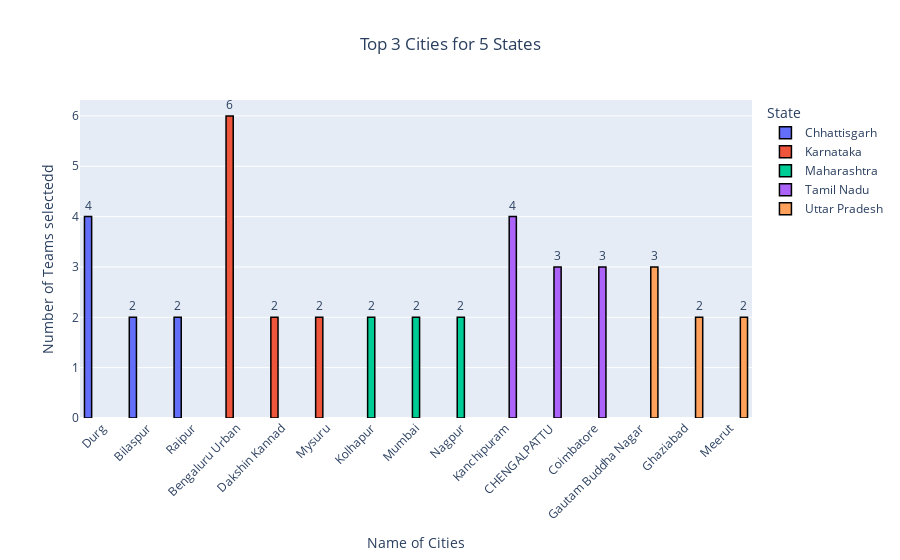

Source (notebook cell):
### Code cell
city_counts = orignal_data.groupby(['State', 'City']).size().reset_index(name='Count')
top_states = city_counts.groupby('State')['Count'].sum().nlargest(5).index
filtered_data = city_counts[city_counts['State'].isin(top_states)]

top_cities_per_state = (
    filtered_data.groupby('State')
    .apply(lambda x: x.nlargest(3, 'Count'))
    .reset_index(drop=True))

fig = px.bar(
    top_cities_per_state, 
    x='City', 
    y='Count', 
    color='State',
    text='Count',
    title='Top 3 Cities for 5 States',
    labels={'Count': 'Number of Teams selectedd', 'City': 'Name of Cities'},
    hover_data=['State'])
fig.update_traces(
    marker_line_width=1.5, 
    marker_line_color='black', 
    textposition='outside')
fig.update_layout(
    barmode='group',
    xaxis_tickangle=-45,
    title_x=0.5)
fig.show()

### Figure 1 — Plotly figure (JSON) as saved in the notebook; plotly's stock layout.template omitted (floating-point values rounded to 4 significant figures)
{"data": [{"alignmentgroup": "True", "customdata": [["Chhattisgarh"], ["Chhattisgarh"], ["Chhattisgarh"]], "hovertemplate": "State=%{customdata[0]}<br>Name of Cities=%{x}<br>Number of Teams selectedd=%{text}<extra></extra>", "legendgroup": "Chhattisgarh", "marker": {"color": "#636efa", "line": {"color": "black", "width": 1.5}, "pattern": {"shape": ""}}, "name": "Chhattisgarh", "offsetgroup": "Chhattisgarh", "orientation": "v", "showlegend": true, "text": [4, 2, 2], "textposition": "outside", "type": "bar", "x": ["Durg", "Bilaspur", "Raipur"], "xaxis": "x", "y": [4, 2, 2], "yaxis": "y"}, {"alignmentgroup": "True", "customdata": [["Karnataka"], ["Karnataka"], ["Karnataka"]], "hovertemplate": "State=%{customdata[0]}<br>Name of Cities=%{x}<br>Number of Teams selectedd=%{text}<extra></extra>", "legendgroup": "Karnataka", "marker": {"color": "#EF553B", "line": {"color": "black", "width": 1.5}, "pattern": {"shape": ""}}, "name": "Karnataka", "offsetgroup": "Karnataka", "orientation": "v", "showlegend": true, "text": [6, 2, 2], "textposition": "outside", "type": "bar", "x": ["Bengaluru Urban", "Dakshin Kannad", "Mysuru"], "xaxis": "x", "y": [6, 2, 2], "yaxis": "y"}, {"alignmentgroup": "True", "customdata": [["Maharashtra"], ["Maharashtra"], ["Maharashtra"]], "hovertemplate": "State=%{customdata[0]}<br>Name of Cities=%{x}<br>Number of Teams selectedd=%{text}<extra></extra>", "legendgroup": "Maharashtra", "marker": {"color": "#00cc96", "line": {"color": "black", "width": 1.5}, "pattern": {"shape": ""}}, "name": "Maharashtra", "offsetgroup": "Maharashtra", "orientation": "v", "showlegend": true, "text": [2, 2, 2], "textposition": "outside", "type": "bar", "x": ["Kolhapur", "Mumbai", "Nagpur"], "xaxis": "x", "y": [2, 2, 2], "yaxis": "y"}, {"alignmentgroup": "True", "customdata": [["Tamil Nadu"], ["Tamil Nadu"], ["Tamil Nadu"]], "hovertemplate": "State=%{customdata[0]}<br>Name of Cities=%{x}<br>Number of Teams selectedd=%{text}<extra></extra>", "legendgroup": "Tamil Nadu", "marker": {"color": "#ab63fa", "line": {"color": "black", "width": 1.5}, "pattern": {"shape": ""}}, "name": "Tamil Nadu", "offsetgroup": "Tamil Nadu", "orientation": "v", "showlegend": true, "text": [4, 3, 3], "textposition": "outside", "type": "bar", "x": ["Kanchipuram", "CHENGALPATTU", "Coimbatore"], "xaxis": "x", "y": [4, 3, 3], "yaxis": "y"}, {"alignmentgroup": "True", "customdata": [["Uttar Pradesh"], ["Uttar Pradesh"], ["Uttar Pradesh"]], "hovertemplate": "State=%{customdata[0]}<br>Name of Cities=%{x}<br>Number of Teams selectedd=%{text}<extra></extra>", "legendgroup": "Uttar Pradesh", "marker": {"color": "#FFA15A", "line": {"color": "black", "width": 1.5}, "pattern": {"shape": ""}}, "name": "Uttar Pradesh", "offsetgroup": "Uttar Pradesh", "orientation": "v", "showlegend": true, "text": [3, 2, 2], "textposition": "outside", "type": "bar", "x": ["Gautam Buddha Nagar", "Ghaziabad", "Meerut"], "xaxis": "x", "y": [3, 2, 2], "yaxis": "y"}], "layout": {"barmode": "group", "legend": {"title": {"text": "State"}, "tracegroupgap": 0}, "title": {"text": "Top 3 Cities for 5 States", "x": 0.5}, "xaxis": {"anchor": "y", "domain": [0, 1], "tickangle": -45, "title": {"text": "Name of Cities"}}, "yaxis": {"anchor": "x", "domain": [0, 1], "title": {"text": "Number of Teams selectedd"}}}}
